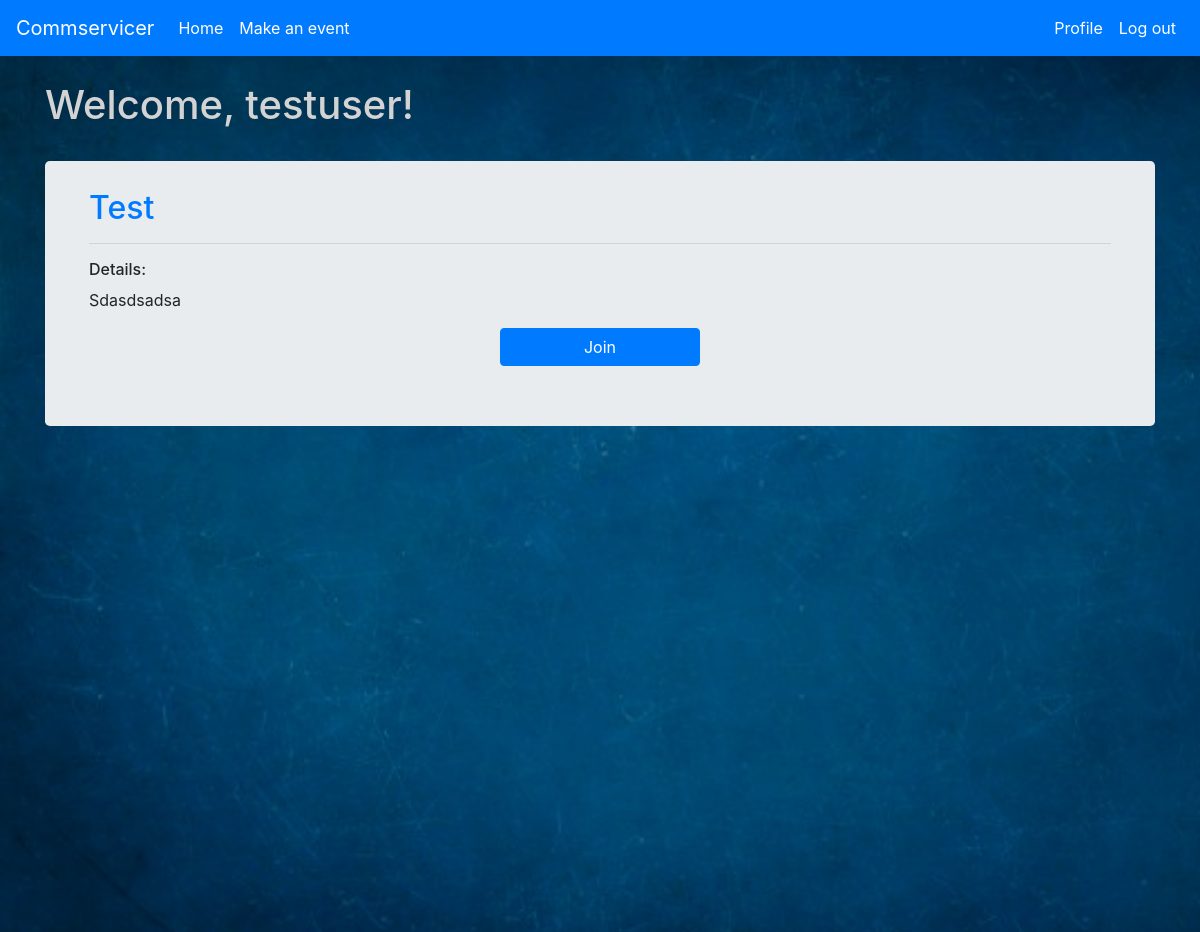
The page /index (signed in) on the database its author committed.
### app/models.py (models this page shows, shortened)
class User(UserMixin, db.Model):
    id = db.Column(db.Integer,primary_key=True)
    username = db.Column(db.String(128),index=True,unique=True,nullable=False)
    email = db.Column(db.String(128), index=True, unique=True, nullable=False)
    password = db.Column(db.String(128),nullable=False)
    user_level = db.Column(db.Integer,nullable= False,default=3)
    posts = db.relationship('Post', backref='author', lazy='dynamic')
    about_me = db.Column(db.String(140))
    last_seen = db.Column(db.DateTime, default=datetime.utcnow)

class Post(db.Model):
    id = db.Column(db.Integer, primary_key=True)
    title = db.Column(db.String(100),nullable = False , index = True)
    body = db.Column(db.String(1000))
    timestamp = db.Column(db.DateTime, index=True, default=datetime.now())
    start_time  = db.Column(db.DateTime, index=True)
    user_id = db.Column(db.Integer, db.ForeignKey('user.id'),nullable=False)
    max_participant = db.Column(db.Integer)
    verified = db.Column(db.BOOLEAN,nullable=False,default = False)
    participant_count = db.relationship('User', secondary=participants,
                                        primaryjoin =(participants.c.post_id == id),
                                        secondaryjoin =(participants.c.user_id == User.id),
                                        backref=db.backref('Post',lazy=True), lazy=True)
    def has_joined(self, user):
        return Post.query.filter(participants.c.user_id == user.id, participants.c.post_id == self.id).count()> 0

### app/routes.py (the view)
@app.route('/')
@app.route('/index')
@login_required
def index():
    page = request.args.get('page',1,type = int)
    posts = Post.query.filter_by(verified=True).order_by(Post.timestamp.desc())
    posts = posts.paginate(page, app.config['EVENTS_PER_PAGE'],False)
    form = EmptyForm()
    verify = False
    if posts.has_next:
        next_url = url_for('index', page=posts.next_num)
    else:
        next_url = None
    if posts.has_prev:
        prev_url = url_for('index', page=posts.next_num)
    else:
        prev_url = None
    return render_template('index.html',title='Home Page',
                           posts=posts.items, user = current_user,form = form,verify = verify,
                           next_url=next_url, prev_url=prev_url)

### app/forms.py
class EmptyForm(FlaskForm):
    submit = SubmitField('Submit')

### app/models.py (called while the page is built)
@login.user_loader
def load_user(id):
    return User.query.get(int(id))

### app/routes.py (called while the page is built)
@app.before_request
def before_request():
    if current_user.is_authenticated:
        current_user.last_seen = datetime.now()
        db.session.commit()

### app/templates/index.html (shortened to what this page needs)
{%  extends "base.html"%}
{%  block content %}
     <div class="container pt-5 pb-5">
		 <h1 style="color: lightgray;">Welcome, {{ current_user.username }}!</h1>
		 <br>
	    {% for post in posts  %}
	        {% include '_post.html' %}
	    {%  endfor %}
	</div>
{%  endblock %};

### app/templates/_post.html (shortened to what this page needs)
<div class="jumbotron pt-3 pb-3">
     <table class="table table-borderless" style="width: 100%">
        <tr valign="top">
            <td>
                <a href="{{ url_for('event_details', id=post.id) }}">
                    <h2 class="text-capitalize">{{ post.title }}</h2>
                </a>
                <hr>
                <h6>Details:</h6>
                <p class="text-capitalize">{{ post.body }}<p>
                {% if not post.has_joined(user)%}
                    <form action="{{ url_for('join', id =post.id) }}" method="post">
                        <div class="form-group text-center">
                            {{ form.submit(value='Join', class="btn btn-primary", style="width:200px;") }}
                        </div>
                    </form>
                {% endif %}
            </td>
        </tr>
    </table>
 </div>
 <br>

### rows shown on the page
User: username "testuser"
Post: title "Test", body "Sdasdsadsa"
